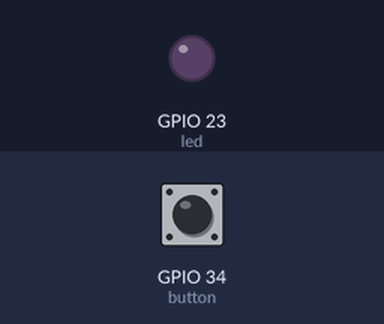
Recording of a program running on a simulated ESP32 board running MicroPython. Shown: output pins drawn as LEDs (lit = HIGH). Wiring (from the project's diagram.json): purple LED on GPIO 23, yellow button on GPIO 34. The test bench sets the inputs (shaded band); at power-on: GPIO 34 (button) HIGH.

Above: at 1.2 s.
1.3 s: GPIO 34 (button) pulled LOW for 0.15 s
At 1.8 s:
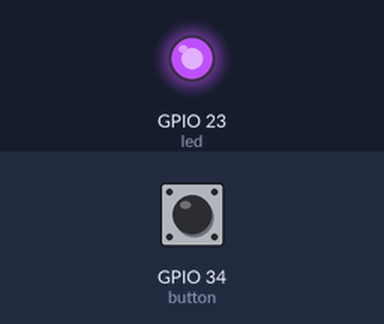
2.9 s: GPIO 34 (button) pulled LOW for 1 s
At 4.2 s:
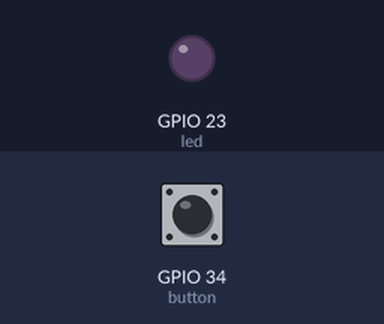
5.4 s: GPIO 34 (button) pulled LOW for 3.2 s
At 6.1 s:
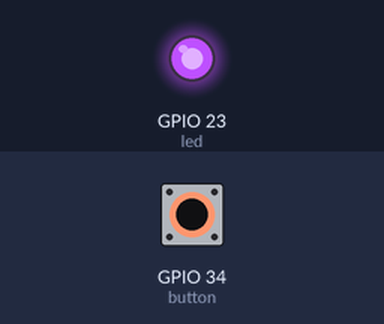
Timing chart, 0 to 8.4 s (numbered marks = the images above; inputs shaded):
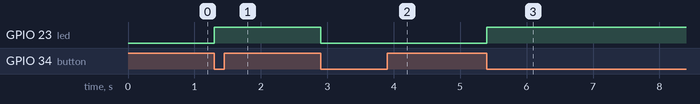

The program:

led_button_with_toggler_irq_.py
```python
# Import linrary
from machine import Pin
from time import sleep
# number of Pins
button_pin = 34
led_pin = 23

# Set pins
button = Pin(button_pin, Pin.IN, Pin.PULL_UP)
led = Pin(led_pin, Pin.OUT)

# led state
led_state = False

# toggle led state
def led_toggler():
  """ led state changer
  """
  global led_state
  led_state = not led_state
  led.value(led_state)


def interrupt_mode(pin):
  """intrrupt mode for on or off led
  """
  if button.value() == False:
    led_toggler()


# run
def run():
  """ run led toggler functoin in the loop
  """
  while True:
    sleep(0.2)
    button.irq(trigger=Pin.IRQ_FALLING, handler=interrupt_mode)

run()
```

Measured:
- after the input at 1.3 s, GPIO 23 (led): LOW → HIGH at once
- after the input at 2.9 s, GPIO 23 (led): HIGH → LOW at once
- after the input at 5.4 s, GPIO 23 (led): LOW → HIGH at once
